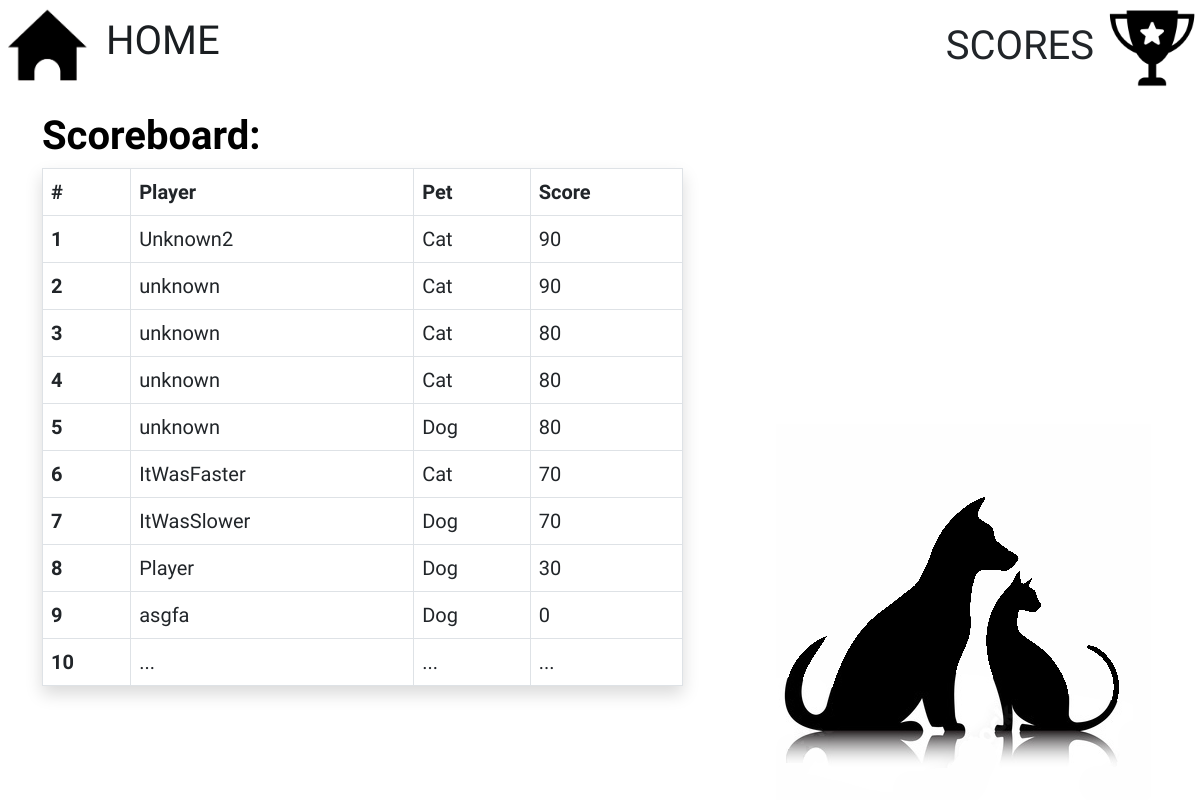
/scoreboard/0/, run on the app's committed database.
### quiz/models.py (models this page shows, shortened)
class Game(models.Model):
    category = models.ForeignKey(Category, on_delete= models.PROTECT)
    pet = models.ForeignKey(Pet, on_delete= models.PROTECT)
    player_name = models.CharField(max_length = 24)
    is_finished =models.BooleanField(default=False)
    total_score = models.IntegerField(default = 0)
    current_question_index = models.IntegerField(default = 0)
    total_number_of_questions = models.IntegerField(default = 10)
    questionset = models.ManyToManyField(Question)
    def __len__(self):
        return abs(self.total_number_of_questions)

class Pet(models.Model):
    name = models.CharField(max_length = 24)
    proudness = models.IntegerField(default=5)
    helpfulness = models.IntegerField(default=5)
    confidnece = models.IntegerField(default=5)
    knowledge = models.IntegerField(default=5)
    def __str__(self):
        return str(self.name)

### quiz/views.py (the view)
# urls.py: path('scoreboard/<int:game_id>/', views.scoreboard, name='scoreboard'),
def scoreboard(request, game_id=0):
    context= {}
    if game_id:
        player_game = Game.objects.get(id=game_id)
        context['game']=player_game
    games = list(Game.objects.filter(is_finished=True).order_by('-total_score'))
    scoreboard_rows = 10
    while len(games) < scoreboard_rows:
        games.append(None)
    games = enumerate((games)[:scoreboard_rows])
    context['games']=games
    return render(request, 'quiz/scoreboard.html', context)

### quiz/templatetags/randomimage.py (called while the page is built)
@register.simple_tag
def random_image():
    images_paths = ['dogcat1.png','dogcat2.png','dogcat3.png']
    return random.choice(images_paths)

### quiz/templates/quiz/scoreboard.html (shortened to what this page needs)
{% extends 'quiz/base.html' %}
{% block content %}
<div class="row">
	<div class="col-7">
		<h1 class="pt-3 fw-bold">Scoreboard:</h1>
		<table class="table table-bordered shadow" style="max-width: 800px;">
			<thead>
				<tr>
					<th scope="col">#</th>
					<th scope="col">Player</th>
					<th scope="col">Pet</th>
					<th scope="col">Score</th>
				</tr>
			</thead>
			<tbody>
				{% for nr, game in games %}
					{% if game %}
						<tr>
							<th scope="row">{{nr|add:'1'}}</th>
							<td>{{game.player_name}}</td>
							<td>{{game.pet}}</td>
							<td>{{game.total_score}}</td>
						</tr>
					{% else %}
						<tr>
							<th scope="row">{{nr|add:'1'}}</th>
							<td>...</td>
							<td>...</td>
							<td>...</td>
						</tr>
					{% endif %}
				{% endfor %}
			</tbody>
		</table>
	</div>
</div>
{% endblock content %}

### quiz/templates/quiz/base.html (shortened to what this page needs)
{% load static %}
{% load randomimage %}
<!doctype html>
  <html lang="pl">
    <head>
      <link href="https://cdn.jsdelivr.net/npm/bootstrap@5.0.2/dist/css/bootstrap.min.css" rel="stylesheet">
      <link rel="stylesheet" type="text/css" href="{% static 'css/style.css' %}">
    </head>
    <nav class="d-flex justify-content-between">
      <a class="link-dark fs-1 text-decoration-none" href="{% url 'quiz:home' %}">
          <img class="nav_image " src="{% static 'images/home.PNG' %}" alt="home">
          <span class="mx-auto">HOME</span>
      </a>
      <a class="link-dark fs-1 text-decoration-none" href="{% url 'quiz:scoreboard' 0 %}">
        <span class="mx-auto mt-2">SCORES</span>
        <img class="nav_image" src="{% static 'images/cup.png' %}" alt="scoreboard">
      </a>
    </nav>
    <body>
      <div class="container rounded f-flex justify-content-center">
          {% block content %}
          {% endblock content %}
      </div>
      <img class = "body_image position-absolute bottom-0 end-0 background_image" src="{% static 'images/'%}{% random_image %}" alt="dog & cat">
    </body>
</html>

### static/css/style.css (style rules this page uses)
body { background: #fff; color: black; font-size: 20px; font-family: 'Indie Flower', cursive; }
.nav_image { max-width: 6rem; max-height: 6rem; }
.background_image { z-index: -100; }

### data on the page
Game: nr "1", player_name "Unknown2", pet "Cat", total_score "90"
Game: pet "2", player_name "unknown", pet "Cat", total_score "90"
Game: nr "3", player_name "unknown", pet "Cat", total_score "80"
Game: nr "4", player_name "unknown", pet "Cat", total_score "80"
Game: nr "5", player_name "unknown", pet "Dog", total_score "80"
Game: nr "6", player_name "ItWasFaster", pet "Cat", total_score "70"
Game: nr "7", player_name "ItWasSlower", pet "Dog", total_score "70"
Game: nr "8", player_name "Player", pet "Dog", total_score "30"
Game: nr "9", player_name "asgfa", pet "Dog", total_score "0"

### other printed values
{{ nr|add:'1' }} "10"
